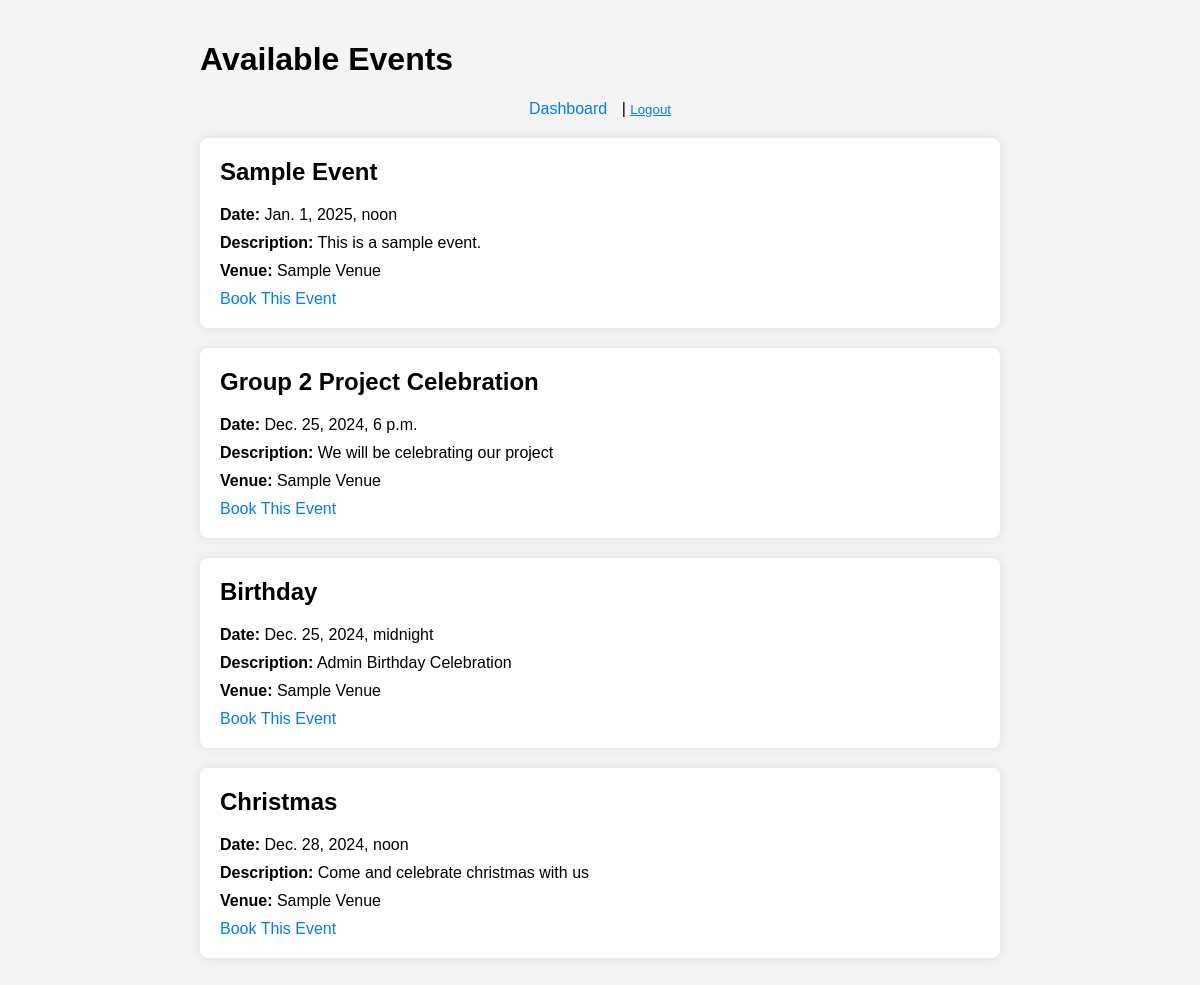
The page /events/available_events/ (signed in) on the database its author committed.
### events/models.py (models this page shows, shortened)
class Event(models.Model):
    title = models.CharField(max_length=255)
    description = models.TextField()
    date = models.DateTimeField()
    venue = models.ForeignKey(Venue, on_delete=models.CASCADE)
    organizer = models.ForeignKey(Organizer, on_delete=models.CASCADE)
    price = models.DecimalField(max_digits=10, decimal_places=2)  # Added price for event
    class Meta:
        permissions = [
            ("can_view_event", "Can view event"),
            ("can_edit_event", "Can edit event"),
        ]

class Venue(models.Model):
    name = models.CharField(max_length=255)
    location = models.CharField(max_length=255)
    capacity = models.IntegerField()

### events/views.py (the view)
# urls.py: path('available_events/', available_events, name='available_events'),
@login_required
def available_events(request):
    events = Event.objects.all()
    return render(request, 'events/available_events.html', {'events': events})

### events/templates/events/available_events.html (shortened to what this page needs)
<!DOCTYPE html>
<html lang="en">
<head>
    <link rel="stylesheet" href="https://cdnjs.cloudflare.com/ajax/libs/font-awesome/5.15.4/css/all.min.css">
</head>
<body>
    <div class="container">
        <h1>Available Events</h1>
        <div class="nav-links">
            <a href="{% url 'dashboard' %}">Dashboard</a> |
            <form id="logout-form" method="POST" action="{% url 'logout' %}" style="display:inline;">
                <button type="submit" style="background:none;border:none;padding:0;color:#007bff;cursor:pointer;text-decoration:underline;">Logout</button>
            </form>
        </div>
        {% for event in events %}
        <div class="event-container">
            <h2>{{ event.title }}</h2>
            <p><strong>Date:</strong> {{ event.date }}</p>
            <p><strong>Description:</strong> {{ event.description }}</p>
            <p><strong>Venue:</strong> {{ event.venue.name }}</p>
            <a href="{% url 'book_event' event.id %}">Book This Event</a>
        </div>
        {% endfor %}
    </div>
</body>
</html>

### events/templates/events/available_events.html (style rules this page uses)
body { font-family: Arial, sans-serif; background-color: #f4f4f4; margin: 0; padding: 20px; }
.container { max-width: 800px; margin: auto; }
.event-container { background-color: #fff; padding: 20px; border-radius: 8px; box-shadow: 0 0 10px rgba(0, 0, 0, 0.1); margin-bottom: 20px; }
.event-container h2 { margin-top: 0; }
.event-container p { margin: 10px 0; }
.event-container a { text-decoration: none; color: #007bff; margin-right: 10px; }
.nav-links { margin-bottom: 20px; text-align: center; }
.nav-links a { text-decoration: none; color: #007bff; margin-right: 10px; }

### rows shown on the page
Event: title "Sample Event", date "Jan. 1, 2025, noon", description "This is a sample event.", venue.name "Sample Venue"
Event: title "Group 2 Project Celebration", date "Dec. 25, 2024, 6 p.m.", description "We will be celebrating our project", venue.name "Sample Venue"
Event: title "Birthday", date "Dec. 25, 2024, midnight", description "Admin Birthday Celebration", venue.name "Sample Venue"
Event: title "Christmas", date "Dec. 28, 2024, noon", description "Come and celebrate christmas with us", venue.name "Sample Venue"
